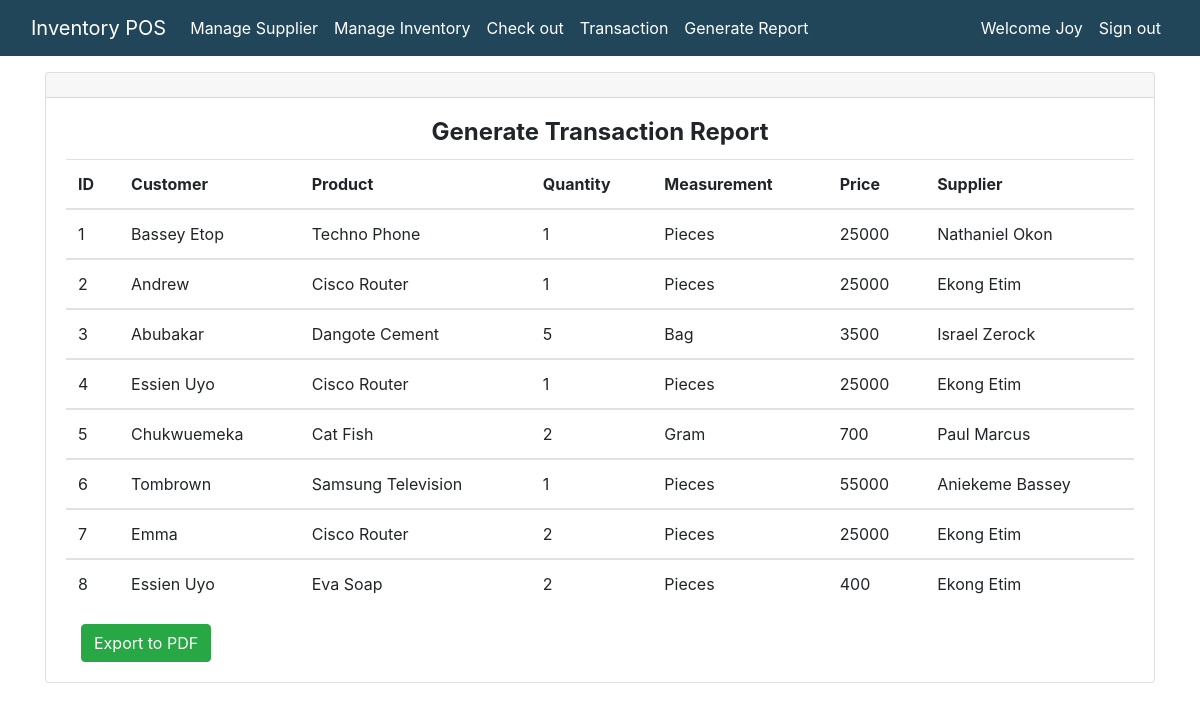
/view/transact_report.php?transact_report=1&user_id=3 (signed in), run on the app's committed database.
### tables this page shows
CREATE TABLE `transaction` (
  `trans_id` int(11) NOT NULL,
  `user_id` int(11) NOT NULL,
  `customer_name` varchar(50) NOT NULL,
  `prod_id` int(11) NOT NULL,
  `quantity` int(11) NOT NULL,
  `measure_id` int(11) NOT NULL,
  `price` decimal(10,0) NOT NULL,
  `sup_id` int(11) NOT NULL,
  `status` int(3) NOT NULL DEFAULT 0
);

CREATE TABLE `product` (
  `prod_id` int(11) NOT NULL,
  `prod_name` varchar(50) NOT NULL,
  `quantity` varchar(50) NOT NULL,
  `measure_id` int(11) NOT NULL,
  `original_price` decimal(10,0) NOT NULL,
  `profit` decimal(10,0) NOT NULL,
  `selling_price` decimal(10,0) NOT NULL,
  `sup_id` int(11) NOT NULL
);

CREATE TABLE `measurement` (
  `measure_id` int(11) NOT NULL,
  `measure_name` varchar(50) NOT NULL
);

CREATE TABLE `supplier` (
  `sup_id` int(11) NOT NULL,
  `sup_name` varchar(50) NOT NULL,
  `sup_comp` varchar(50) NOT NULL,
  `phone` varchar(50) NOT NULL,
  `address` varchar(50) NOT NULL
);

### classes/transaction.php (called while the page is built, shortened)
<?php
    function get_transaction_report($mysqli){
        $query = "SELECT * FROM transaction WHERE status = 1";
        $result = mysqli_query($mysqli, $query) or die(mysqli_error($mysqli));
        return $result;
    }
?>

### classes/product.php (called while the page is built, shortened)
<?php
function get_product_by_id($mysqli, $prod_id){
    $query = "SELECT * FROM product WHERE prod_id =".$prod_id;
    $result = mysqli_query($mysqli, $query) or die(mysqli_error($mysqli));
    return $result;
}

### classes/measurement.php (called while the page is built, shortened)
<?php
function get_measurement_by_id($mysqli, $measure_id){
    $query = "SELECT * FROM measurement WHERE measure_id =".$measure_id;
    $result = mysqli_query($mysqli, $query) or die(mysqli_error($mysqli));
    return $result;
}

### classes/supplier.php (called while the page is built, shortened)
<?php
function get_supplier_by_id($mysqli, $sup_id){
    $query = "SELECT * FROM supplier WHERE sup_id =".$sup_id;
    $result = mysqli_query($mysqli, $query) or die(mysqli_error($mysqli));
    return $result;
}

### view/transact_report.php (the view, shortened to what this page needs)
<?php
       include_once '../includes/header.php';
       include_once '../classes/supplier.php';
       include_once '../classes/measurement.php';
       include_once '../classes/product.php';
       include_once '../classes/transaction.php';
?>
    <div class="container-fluid">
        <div class="container">
        <div class="card">
                    <div class="card-header">
                    </div>
                    <div class="card-body">
                        <h4 class="card-title" style="text-align:center;"><strong>Generate Transaction Report</strong></h4>
                    <div class="table-responsive">
                    <table class="table table-hover " >
                    <thead>
                    <tr>
                    <th scope="col">ID</th>
                    <th scope="col">Customer</th>
                    <th scope="col">Product</th>
                    <th scope="col">Quantity</th>
                    <th scope="col">Measurement</th>
                    <th scope="col">Price</th>
                    <th scope="col">Supplier</th>
                    </tr>
                    </thead>
                    <?php
                                $cnt = 1;
                                $result = get_transaction_report($mysqli);
                                    if(mysqli_num_rows($result)){
                                        while ($check_row = mysqli_fetch_assoc($result)) {
                                                $customer_name = $check_row['customer_name'];
                                                $res_prd   = get_product_by_id($mysqli, $prod_id = $check_row['prod_id']);
                                                $prd_row   = mysqli_fetch_assoc($res_prd);
                                                $prod_name = $prd_row['prod_name'];
                                                $quantity      = $check_row['quantity'];
                                                $res_measure = get_measurement_by_id($mysqli, $measure_id= $check_row['measure_id']);
                                                $measure_row = mysqli_fetch_assoc($res_measure);
                                                $measurement = $measure_row['measure_name'];
                                                $price       = $check_row['price'];
                                                $res_sup = get_supplier_by_id($mysqli, $sup_id= $check_row['sup_id']);
                                                $sup_row = mysqli_fetch_assoc($res_sup);
                                                $supplier = $sup_row['sup_name'];
                                           ?>
                                <tbody>
                                    <tr>
                                        <td><?php echo $cnt; ?></td>
                                        <td><?php echo $customer_name; ?></td>
                                        <td><?php echo $prod_name; ?></td>
                                        <td><?php echo $quantity; ?></td>
                                        <td><?php echo $measurement; ?></td>
                                        <td><?php echo $price; ?></td>
                                        <td><?php echo $supplier; ?></td>
                                    </tr>
                                </tbody>
                                        <?php
                                        $cnt ++;
                                        }
                                    }
                                ?>
                    </table>
                    <div class="container">
                        <a href="export_trans_report.php" class="btn btn-success"> Export to PDF</a>
                    </div>
</div>
        </div>
    </div>
<?php
    include_once '../includes/footer.php';
?>

### data on the page
transaction: customer_name "Bassey Etop", prod.prod_name "Techno Phone", quantity "1", measure.measure_name "Pieces", price "25000", sup.sup_name "Nathaniel Okon"
transaction: customer_name "Andrew", prod.prod_name "Cisco Router", quantity "1", measure.measure_name "Pieces", price "25000", sup.sup_name "Ekong Etim"
transaction: customer_name "Abubakar", prod.prod_name "Dangote Cement", quantity "5", measure.measure_name "Bag", price "3500", sup.sup_name "Israel Zerock"
transaction: customer_name "Essien Uyo", prod.prod_name "Cisco Router", quantity "1", measure.measure_name "Pieces", price "25000", sup.sup_name "Ekong Etim"
transaction: customer_name "Chukwuemeka", prod.prod_name "Cat Fish", quantity "2", measure.measure_name "Gram", price "700", sup.sup_name "Paul Marcus"
transaction: customer_name "Tombrown", prod.prod_name "Samsung Television", quantity "1", measure.measure_name "Pieces", price "55000", sup.sup_name "Aniekeme Bassey"
transaction: customer_name "Emma", prod.prod_name "Cisco Router", quantity "2", measure.measure_name "Pieces", price "25000", sup.sup_name "Ekong Etim"
transaction: customer_name "Essien Uyo", prod.prod_name "Eva Soap", quantity "2", measure.measure_name "Pieces", price "400", sup.sup_name "Ekong Etim"

### other printed values
$_SESSION['fname'] "Joy"
